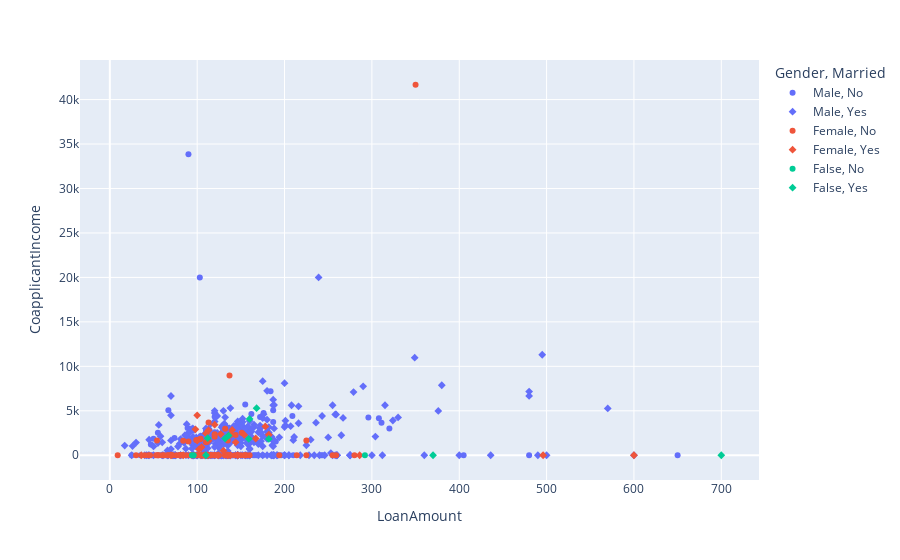

Notebook cell for this chart:
### Code cell
loan_scatter = px.scatter(loan_data, x= 'LoanAmount', y='CoapplicantIncome', color='Gender', symbol='Married')
loan_scatter.show()

### Figure 1 — Plotly figure (JSON) as saved in the notebook; plotly's stock layout.template omitted (floating-point values rounded to 4 significant figures; data arrays with more than 128 entries replaced by an {"elided": "..."} marker saying what was removed)
{"data": [{"hovertemplate": "Gender=Male<br>Married=No<br>LoanAmount=%{x}<br>CoapplicantIncome=%{y}<extra></extra>", "legendgroup": "Male, No", "marker": {"color": "#636efa", "symbol": "circle"}, "mode": "markers", "name": "Male, No", "orientation": "v", "showlegend": true, "type": "scatter", "x": {"elided": "130 float values"}, "xaxis": "x", "y": {"elided": "130 int values"}, "yaxis": "y"}, {"hovertemplate": "Gender=Male<br>Married=Yes<br>LoanAmount=%{x}<br>CoapplicantIncome=%{y}<extra></extra>", "legendgroup": "Male, Yes", "marker": {"color": "#636efa", "symbol": "diamond"}, "mode": "markers", "name": "Male, Yes", "orientation": "v", "showlegend": true, "type": "scatter", "x": {"elided": "359 float values"}, "xaxis": "x", "y": {"elided": "359 float values"}, "yaxis": "y"}, {"hovertemplate": "Gender=Female<br>Married=No<br>LoanAmount=%{x}<br>CoapplicantIncome=%{y}<extra></extra>", "legendgroup": "Female, No", "marker": {"color": "#EF553B", "symbol": "circle"}, "mode": "markers", "name": "Female, No", "orientation": "v", "showlegend": true, "type": "scatter", "x": [76, 120, 88, 144, 120, 112, 116, 136, 111, 146.4, 259, 44, 137, 93, 225, 120, 120, 80, 214, 280, 122, 112, 138, 255, 155, 120, 135, 90, 30, 54, 99, 115, 143, 151, 132, 135, 104, 84, 56, 112, 132, 67, 146.4, 71, 46, 116, 81, 55, 110, 156, 71, 103, 53, 194, 115, 66, 62, 60, 160, 80, 81, 150, 132, 93, 154, 225, 113, 100, 40, 95, 125, 99, 95, 103, 84, 9, 70, 350, 71, 133], "xaxis": "x", "y": [0, 2083, 0, 2275, 0, 0, 0, 0, 0, 0, 0, 0, 8980, 0, 1666, 2365, 0, 0, 0, 0, 0, 0, 0, 0, 0, 0, 0, 1560, 0, 1666, 1717, 0, 0, 2541, 0, 1666, 1863, 0, 0, 0, 2985, 0, 0, 0, 0, 0, 0, 0, 1459, 0, 0, 1800, 0, 0, 0, 0, 0, 0, 0, 0, 0, 0, 0, 0, 0, 0, 3683, 0, 0, 0, 0, 0, 0, 0, 1625, 0, 0, 41667, 0, 0], "yaxis": "y"}, {"hovertemplate": "Gender=Female<br>Married=Yes<br>LoanAmount=%{x}<br>CoapplicantIncome=%{y}<extra></extra>", "legendgroup": "Female, Yes", "marker": {"color": "#EF553B", "symbol": "diamond"}, "mode": "markers", "name": "Female, Yes", "orientation": "v", "showlegend": true, "type": "scatter", "x": [144, 120, 100, 286, 167, 137, 139, 154, 84, 100, 70, 112, 108, 113, 127, 124, 135, 110, 105, 130, 178, 146.4, 138, 98, 105, 113, 140, 102, 182, 600, 36, 496], "xaxis": "x", "y": [1459, 3440, 1644, 0, 1881, 2302, 2333, 2283, 0, 4486, 0, 0, 0, 2816, 2383, 0, 0, 2451, 0, 505, 3237, 0, 0, 2917, 913, 1632, 2845, 663, 2306, 0, 0, 0], "yaxis": "y"}, {"hovertemplate": "Gender=False<br>Married=No<br>LoanAmount=%{x}<br>CoapplicantIncome=%{y}<extra></extra>", "legendgroup": "False, No", "marker": {"color": "#00cc96", "symbol": "circle"}, "mode": "markers", "name": "False, No", "orientation": "v", "showlegend": true, "type": "scatter", "x": [96, 94, 292], "xaxis": "x", "y": [0, 0, 0], "yaxis": "y"}, {"hovertemplate": "Gender=False<br>Married=Yes<br>LoanAmount=%{x}<br>CoapplicantIncome=%{y}<extra></extra>", "legendgroup": "False, Yes", "marker": {"color": "#00cc96", "symbol": "diamond"}, "mode": "markers", "name": "False, Yes", "orientation": "v", "showlegend": true, "type": "scatter", "x": [112, 370, 700, 168, 159, 182, 160, 110, 132, 136], "xaxis": "x", "y": [1917, 0, 0, 5296, 1843, 1833, 4083, 0, 1872, 2210], "yaxis": "y"}], "layout": {"legend": {"title": {"text": "Gender, Married"}, "tracegroupgap": 0}, "margin": {"t": 60}, "xaxis": {"anchor": "y", "domain": [0, 1], "title": {"text": "LoanAmount"}}, "yaxis": {"anchor": "x", "domain": [0, 1], "title": {"text": "CoapplicantIncome"}}}}
